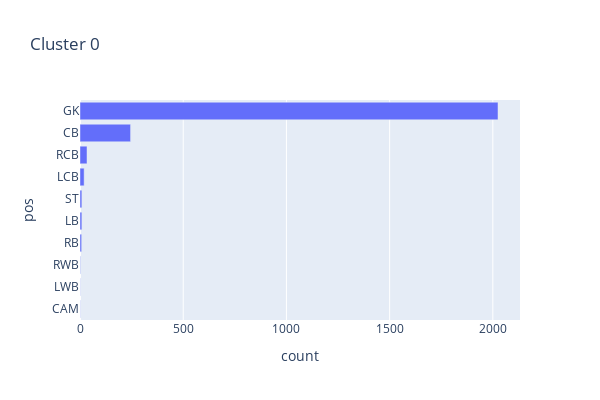

Notebook code cell kept with this figure:
### Code cell
import plotly.express as px
print("Cluster 1")
pos=list()
count=list()
for j in clusts[0]:
    pos.append(j)
    count.append(clusts[0][j])
    #making a pandas df to store this
d = pd.DataFrame()
d['pos'] = pos
d['count'] = count
d = d.sort_values(by=['count'])
fig = px.bar(d, x="count", y="pos",title="Cluster "+str(0),width=600,height=400)
fig.show()

### Figure 1 — Plotly figure (JSON) as saved in the notebook; plotly's stock layout.template omitted (floating-point values rounded to 4 significant figures)
{"data": [{"alignmentgroup": "True", "hovertemplate": "count=%{x}<br>pos=%{y}<extra></extra>", "legendgroup": "", "marker": {"color": "#636efa"}, "name": "", "offsetgroup": "", "orientation": "h", "showlegend": false, "textposition": "auto", "type": "bar", "x": [1, 1, 2, 8, 9, 9, 20, 34, 245, 2025], "xaxis": "x", "y": ["CAM", "LWB", "RWB", "RB", "LB", "ST", "LCB", "RCB", "CB", "GK"], "yaxis": "y"}], "layout": {"barmode": "relative", "height": 400, "legend": {"tracegroupgap": 0}, "title": {"text": "Cluster 0"}, "width": 600, "xaxis": {"anchor": "y", "domain": [0, 1], "title": {"text": "count"}}, "yaxis": {"anchor": "x", "domain": [0, 1], "title": {"text": "pos"}}}}
